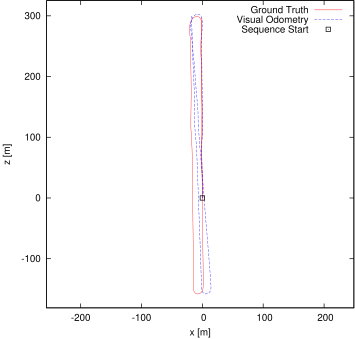

Write gnuplot code to recreate this figure.
set term postscript eps enhanced color
set output "06.eps"
set size ratio -1
set xrange [-256:249]
set yrange [-181:325]
set xlabel "x [m]"
set ylabel "z [m]"
plot "06.txt" using 1:2 lc rgb "#FF0000" title 'Ground Truth' w lines,"06.txt" using 3:4 lc rgb "#0000FF" title 'Visual Odometry' w lines,"< head -1 06.txt" using 1:2 lc rgb "#000000" pt 4 ps 1 lw 2 title 'Sequence Start' w points
